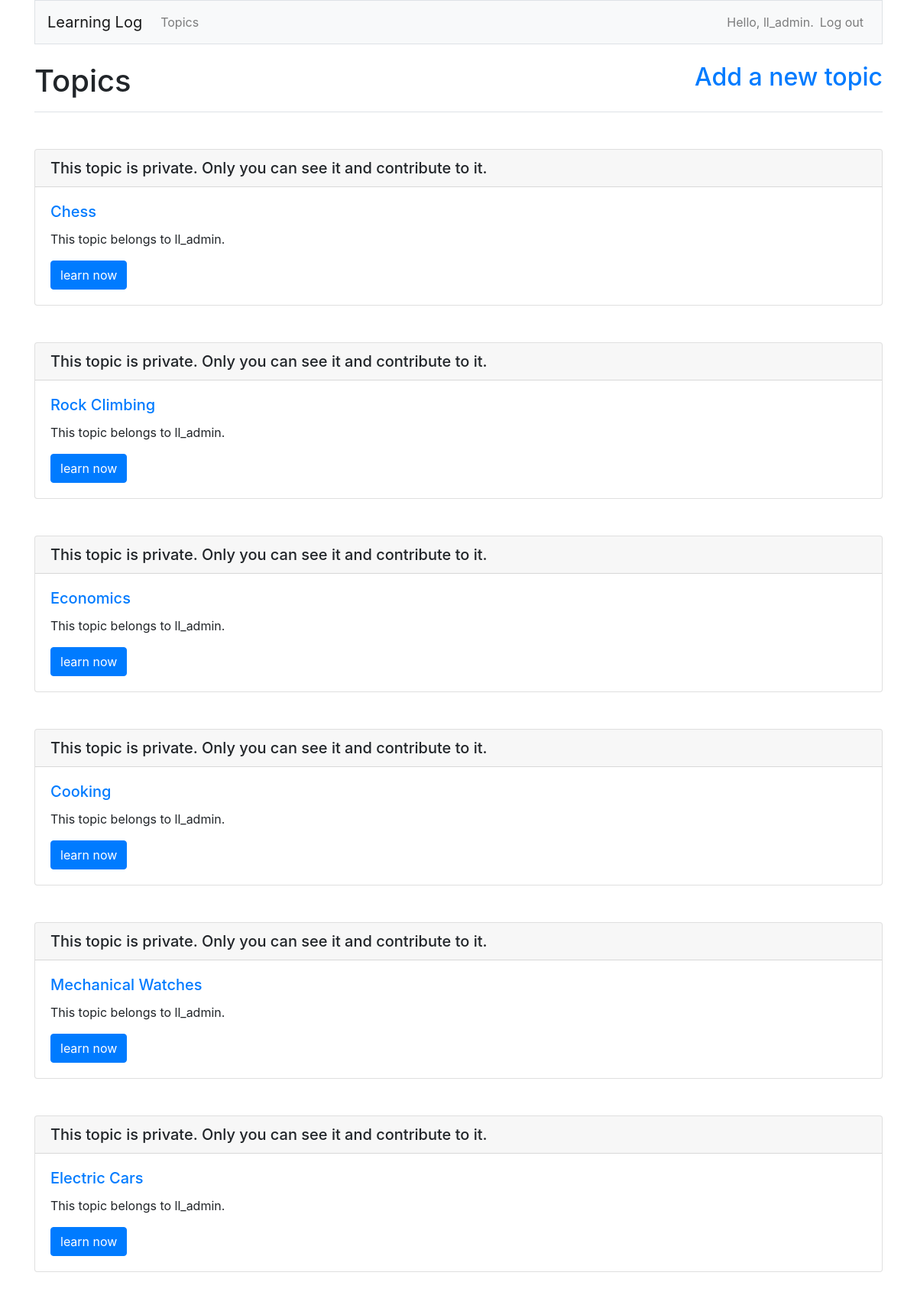
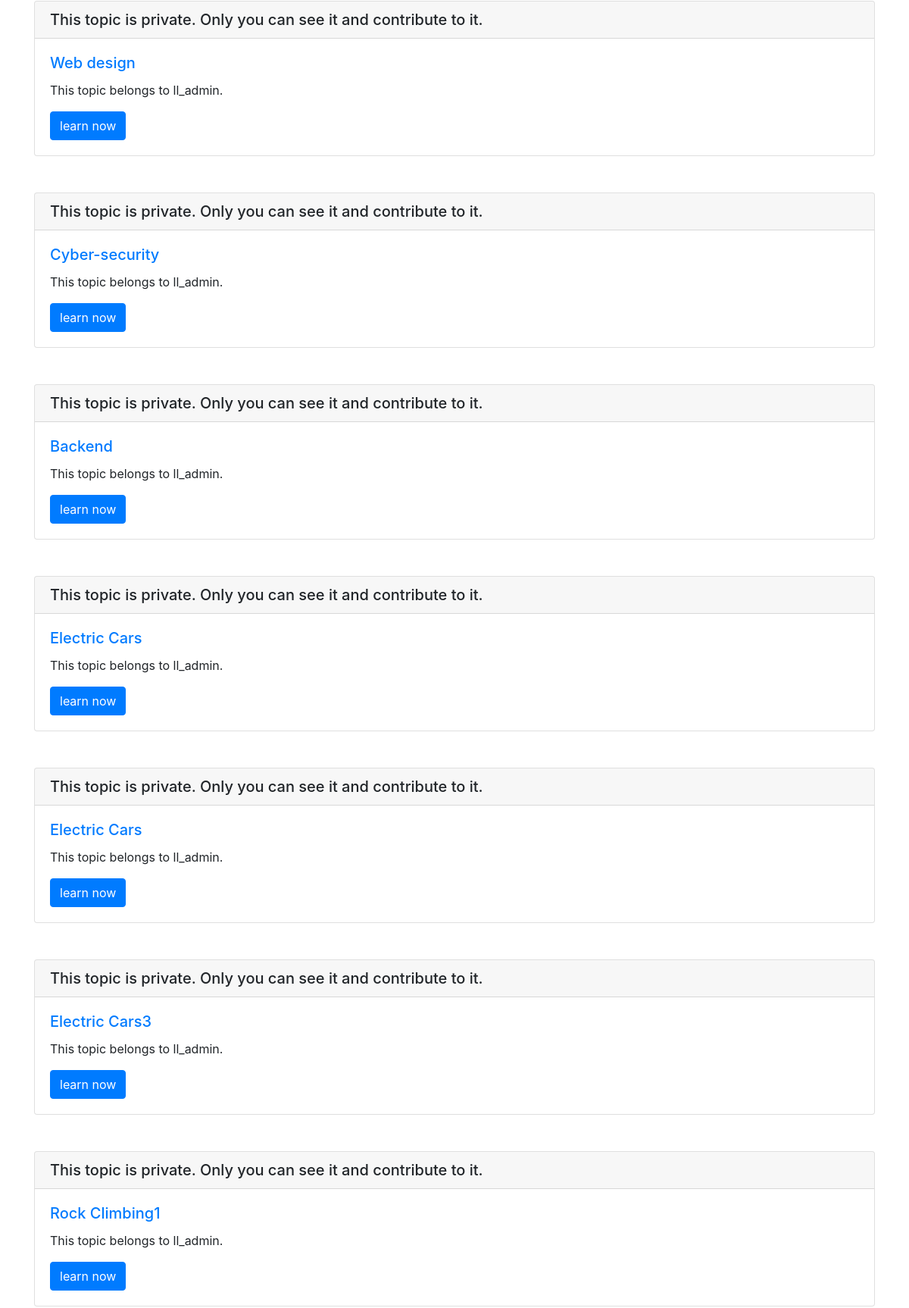
The app's page /topics/ (signed in, upper part) with its own data (2 pictures, top to bottom).
### learning_logs/models.py (models this page shows)
class Topic(models.Model):
    text = models.CharField(max_length=200)
    date_added = models.DateTimeField(auto_now_add=True)
    owner = models.ForeignKey(User, on_delete=models.CASCADE)
    public = models.BooleanField()
    def __str__(self):
        return self.text

### learning_logs/views.py (the view)
# urls.py: path('topics/', views.topics, name='topics'),
@login_required
def topics(request):
    topics = Topic.objects.filter(Q(owner=request.user) | Q(public=True)).order_by('date_added')
    context = {'topics': topics}
    return render(request, 'learning_logs/topics.html', context)

### learning_logs/templates/learning_logs/topics.html
{% extends "learning_logs/base.html" %}
{% block page_header %}
<div style="overflow: hidden;">
   <h1 style="float: left;"> Topics</h1>
   <h2 style="float: right;"><a href="{% url 'learning_logs:new_topic' %}">Add a new topic</a></h2>
</div>
{% endblock page_header %}
{% block content %}
{% for topic in topics %}
<div class="card mt-5">
   {% if topic.public == True %}
   <h5 class="card-header">This topic is public.</h5>
   {% else %}
   <h5 class="card-header">This topic is private. Only you can see it and contribute to it.</h5>
   {% endif %}
   <div class="card-body">
      <h5 class="card-title"><a href="{% url 'learning_logs:topic' topic.id %}">{{ topic }}</a></h5>
      <p class="card-text">This topic belongs to {{ topic.owner }}.</p>
      <a href="{% url 'learning_logs:topic' topic.id %}" class="btn btn-primary">learn now</a>
   </div>
</div>
{% empty %}
<div class="card-body">
   <h5 class="card-title">>No topics have been added yet.</h5>
</div>
{% endfor %}
{% endblock content %}

### learning_logs/templates/learning_logs/base.html (shortened to what this page needs)
{% load bootstrap4 %}
<!doctype html>
<html lang="en">
<head>
  {% bootstrap_css %}
</head>
<body>
  <div class="container">
  <nav class="navbar navbar-expand-lg mb-4 border navbar-light bg-light">
    <a class="navbar-brand" href="{% url 'learning_logs:index'%}">
      Learning Log </a>
    <div class="collapse navbar-collapse" id="navbarNavDropdown">
      <ul class="navbar-nav mr-auto">
        <li class="nav-item">
          <a class="nav-link" href="{% url 'learning_logs:topics'%}">
            Topics </a></li>
      </ul>
      <ul class="navbar-nav ml-auto">
        {% if user.is_authenticated %}
        <li class="nav-item">
          <span class="navbar-text">Hello, {{ user.username }}.</span>
        </li>
        <li class="nav-item">
          <a class="nav-link" href="{% url 'users:logout' %}">Log out</a>
        </li>
        {% endif %}
      </ul>
    </div>
  </nav>
</div>
  <main role="main" class="container">
    <div class="pb-2 mb-2 border-bottom">
      {%block page_header %}{% endblock page_header %}
    </div>
    <div>
      {% block content %}{% endblock content %}
    </div>
  </main>
</body>
</html>

### records on screen
Topic: shows "This topic is private. Only you can see it and contribute to it.", text "Chess", owner "ll_admin"
Topic: shows "This topic is private. Only you can see it and contribute to it.", text "Rock Climbing", owner "ll_admin"
Topic: shows "This topic is private. Only you can see it and contribute to it.", text "Economics", owner "ll_admin"
Topic: shows "This topic is private. Only you can see it and contribute to it.", text "Cooking", owner "ll_admin"
Topic: shows "This topic is private. Only you can see it and contribute to it.", text "Mechanical Watches", owner "ll_admin"
Topic: shows "This topic is private. Only you can see it and contribute to it.", text "Electric Cars", owner "ll_admin"
Topic: shows "This topic is private. Only you can see it and contribute to it.", text "Web design", owner "ll_admin"
Topic: shows "This topic is private. Only you can see it and contribute to it.", text "Cyber-security", owner "ll_admin"
Topic: shows "This topic is private. Only you can see it and contribute to it.", text "Backend", owner "ll_admin"
Topic: shows "This topic is private. Only you can see it and contribute to it.", text "Electric Cars", owner "ll_admin"
Topic: shows "This topic is private. Only you can see it and contribute to it.", text "Electric Cars", owner "ll_admin"
Topic: shows "This topic is private. Only you can see it and contribute to it.", text "Electric Cars3", owner "ll_admin"
Topic: shows "This topic is private. Only you can see it and contribute to it.", text "Rock Climbing1", owner "ll_admin"

### other values on screen
{{ user.username }} "ll_admin"
